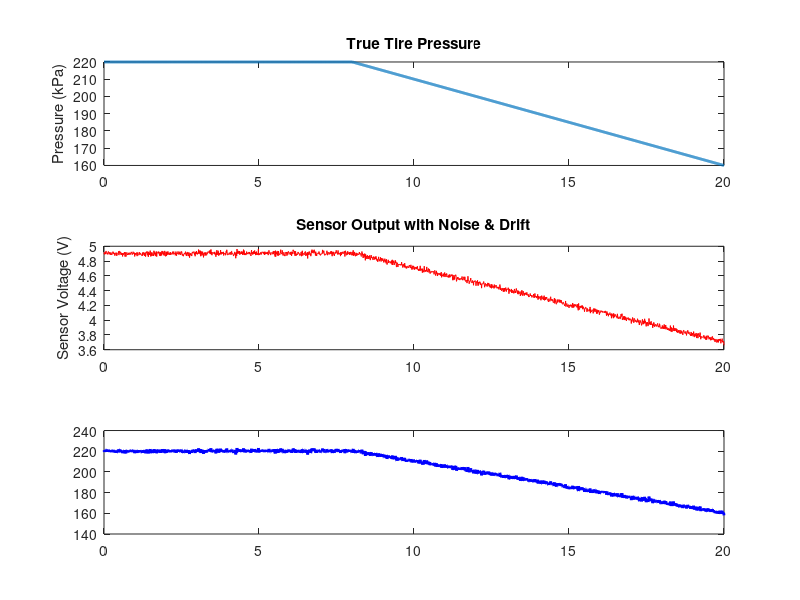

The MATLAB source for this figure: (Note: this script raises an error after producing the figure.)
clc;
clear;
close all;

%% PARAMETERS
Fs = 100;                 % Sampling frequency (Hz)
T = 20;                   % Simulation time (s)
t = 0:1/Fs:T;

P_nominal = 220;          % Normal tire pressure (kPa)
P_low = 160;              % Leak pressure
leak_start = 8;           % Leak begins at 8 sec

%% PRESSURE PROFILE (simulate leak)
P = P_nominal * ones(size(t));
P(t > leak_start) = linspace(P_nominal, P_low, sum(t > leak_start));

%% SENSOR MODEL
Sensitivity = 0.02;       % V/kPa
Offset = 0.5;             % V

noise = 0.02 * randn(size(t));     % electrical noise

%% TEMPERATURE DRIFT MODEL
Temp = 25 + 10*sin(0.1*t);         % varying temperature
drift_coeff = 0.001;               % V/°C
drift = drift_coeff*(Temp-25);

%% SENSOR OUTPUT VOLTAGE
Vout = Sensitivity*P + Offset + noise + drift;

%% ADC CONVERSION
ADC_bits = 12;
Vref = 5;

ADC_counts = round((Vout/Vref)*(2^ADC_bits-1));
Vadc = (ADC_counts/(2^ADC_bits-1))*Vref;

%% RECONSTRUCT PRESSURE (MCU side)
P_est = (Vadc - Offset)/Sensitivity;

%% TPMS WARNING LOGIC
threshold = 180;      % kPa

warning = P_est < threshold;

%% PLOTS
figure;

subplot(3,1,1)
plot(t,P,'LineWidth',2)
ylabel('Pressure (kPa)')
title('True Tire Pressure')

subplot(3,1,2)
plot(t,Vout,'r')
ylabel('Sensor Voltage (V)')
title('Sensor Output with Noise & Drift')

subplot(3,1,3)
plot(t,P_est,'b','LineWidth',2)
hold on
yline(threshold,'r--','Threshold')
stairs(t,warning*threshold,'k','LineWidth',1.5)
ylabel('Estimated Pressure (kPa)')
xlabel('Time (s)')
title('TPMS Detection Logic')
legend('Estimated','Threshold','Warning')
